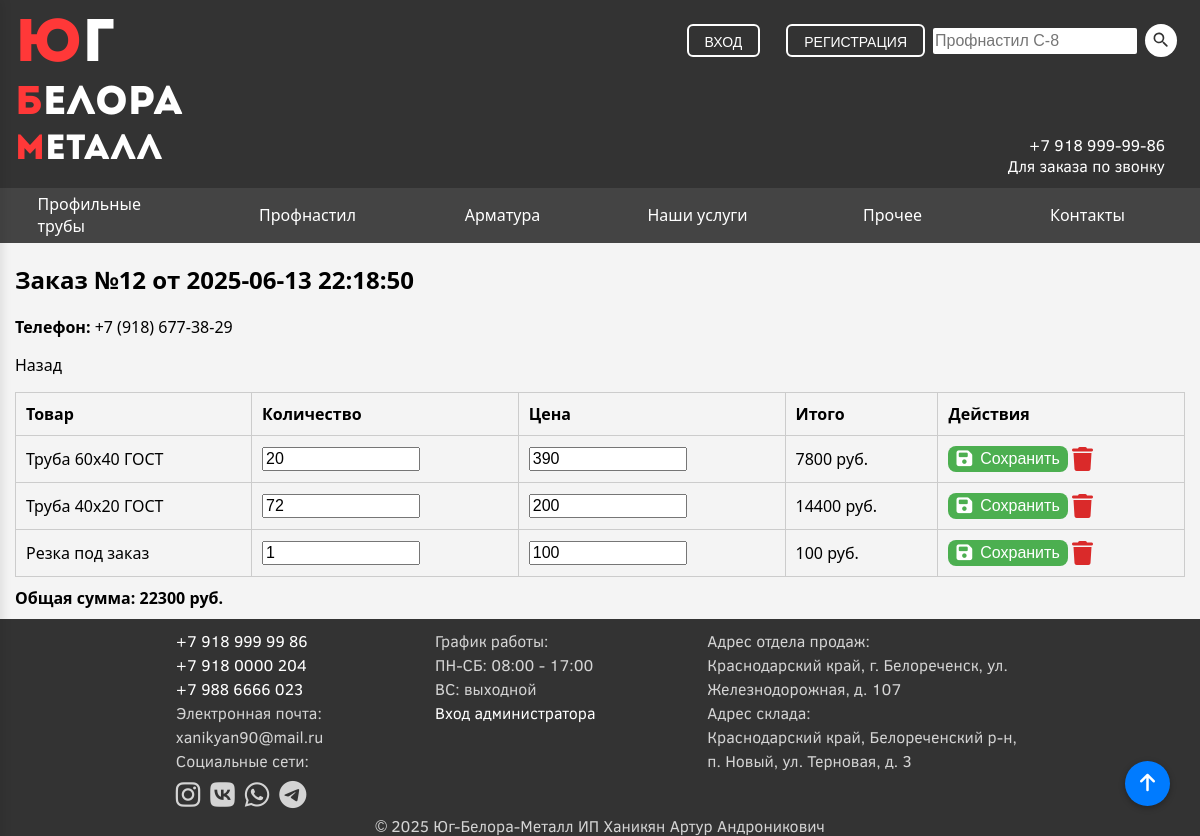
The app's page /order_details.php?order_id=12 (signed in) with its own data.
### tables this page shows
CREATE TABLE `orders` (
  `ID` int(11) NOT NULL,
  `phone` varchar(20) NOT NULL,
  `user_id` int(11) DEFAULT NULL,
  `total` int(11) NOT NULL,
  `created_at` datetime DEFAULT current_timestamp(),
  `status` varchar(50) NOT NULL,
  `remark` varchar(255) NOT NULL,
  `adress` varchar(255) NOT NULL,
  `active` tinyint(1) NOT NULL DEFAULT 1
);

CREATE TABLE `orderitems` (
  `ID` int(11) NOT NULL,
  `order_id` int(11) NOT NULL,
  `product_id` int(11) NOT NULL,
  `quantity` int(11) NOT NULL,
  `price` int(11) NOT NULL
);

CREATE TABLE `products` (
  `ID` int(11) NOT NULL,
  `category_id` int(11) NOT NULL,
  `name` varchar(40) NOT NULL,
  `price` int(11) NOT NULL,
  `amount` int(11) NOT NULL,
  `description` varchar(255) NOT NULL,
  `img` varchar(255) NOT NULL,
  `price_for` varchar(20) NOT NULL
);

### order_details.php (the view, shortened to what this page needs)
<?php
$host = "localhost";
$user = "root";
$password = "";
$dbname = "diplom";
$conn = new mysqli($host, $user, $password, $dbname);
$order_id = intval($_GET['order_id'] ?? 0);
$order = $conn->query("SELECT * FROM orders WHERE ID = {$order_id}")->fetch_assoc();
$sql = "
    SELECT oi.id AS item_id, p.name, oi.product_id, oi.quantity, oi.price
    FROM orderitems as oi
    JOIN products as p ON oi.product_id = p.ID
    WHERE oi.order_id = $order_id
";
$items = $conn->query($sql);
$totalSum = 0;
?>
<!DOCTYPE html>
<html lang="en">
<head>
    <link rel="stylesheet" href="css/style.css">
    <link rel="stylesheet" href="https://cdnjs.cloudflare.com/ajax/libs/font-awesome/6.5.0/css/all.min.css">
</head>
<body>
    <button id="scrollToTopBtn" title="Наверх"><i class="fa-solid fa-arrow-up"></i></button>
    <header id="main-content">
        <div class="content">
                <a href="index.php">
                    <div class="logo">
                        <span class="ug"><span style="color: rgb(255, 56, 56);">Ю</span>г</span>
                        <span class="belora"><span style="color: rgb(255, 56, 56);">Б</span>елора</span>
                        <span class="metall"><span style="color: rgb(255, 56, 56);">М</span>еталл</span>
                    </div>
                </a>
            <div class="main-nav">
                <div class="search-nav">
                    <div class="search-container">
                        <form action="search.php" method="GET">
                            <input type="text" required name="search" placeholder="Профнастил C-8" id="search">
                            <button class="search-btn" type="submit">
                            </button>
                        </form>
                    </div>
                    <div class="auth-buttons" id="auth-buttons">
                        <button onclick="openDialogAuth()" id="auth-btn" class="auth-btn show">Вход</button>
                        <button onclick="openDialogReg()" id="reg-btn" class="reg-btn show">Регистрация</button>
                    </div>
                </div>
                <div class="header-info">
                    <span>+7 918 999-99-86<br>Для заказа по звонку</span>
                </div>
            </div>
        </div>
    </header>
    <nav>
        <div class="content nav-content">
            <a href="proftruba.php"><div class="nav-button">Профильные трубы</div> </a>
            <a href="profnastil.php"><div class="nav-button">Профнастил</div></a>
            <a href="armatura.php"><div class="nav-button">Арматура</div></a>
            <a href="services.php"><div class="nav-button">Наши услуги</div></a>
                <div id="prochee">
                    <a class="nav-button" style="border: 0px; box-shadow: initial;"  href="prochee.php">Прочее</a>
                </div>
            <a href="contacts.php"><div class="nav-button">Контакты</div></a>
        </div>
    </nav>
    <div class="content ">
        <h2>Заказ №<?= $order_id ?> от <?= $order['created_at'] ?></h2>
<p><strong>Телефон:</strong> <?= htmlspecialchars($order['phone']) ?></p>
<p><a href="admin.php">Назад</a></p>
    <div class="responsive-table">
        <table border="1">
            <thead>
                <tr>
                    <th>Товар</th>
                    <th>Количество</th>
                    <th>Цена</th>
                    <th>Итого</th>
                    <th>Действия</th>
                </tr>
            </thead>
            <tbody>
                <?php while ($row = $items->fetch_assoc()): ?>
                    <tr>
                        <form method="post" class="order-details" action="php/update_order_item.php">
                            <td data-label="Название"><?= htmlspecialchars($row['name']) ?></td>
                            <td data-label="Количество">
                                <input style="width: 150px;" type="number" name="quantity" value="<?= $row['quantity'] ?>" min="1">
                            </td>
                            <td data-label="Цена">
                                <input style="width: 150px;" type="number" name="price" value="<?= $row['price'] ?>" step="0.01">
                            </td>
                            <?php
                                $itemTotal = $row['quantity'] * $row['price'];
                                $totalSum += $itemTotal;
                            ?>
                            <td data-label="Сумма товара"><?= $itemTotal ?> руб.</td>
                            <td data-label="Действия">
                                <button type="submit" title="Сохранить" class="save-btn"><i class="fa-solid fa-floppy-disk"></i>Сохранить</button>
                                <a href="php/delete_order_item.php?item_id=<?= $row['item_id'] ?>&order_id=<?= $order_id ?>" onclick="return confirm('Удалить товар?')"><i class="fa-solid fa-trash fa-xl"></i></a>
                            </td>
                        </form>
                    </tr>
                <?php endwhile; ?>
            </tbody>
        </table>
        <tfoot>
            <tr>
                <td colspan="3" style="text-align: right;"><strong>Общая сумма:</strong></td>
                <td colspan="2"><strong><?= $totalSum ?> руб.</strong></td>
            </tr>
        </tfoot>
    </div>
    </div>
    <footer>
        <div class="foot-block">
            <div class="foot">
                <a href="tel:+79189999986"><span class="phone">+7 918 999 99 86</span></a><br>
                <a href="tel:+79180000204"><span class="phone">+7 918 0000 204</span></a><br>
                <a href="tel:+79186666023"><span class="phone">+7 988 6666 023</span></a><br>
                <span>Электронная почта: </span><br>
                <span> xanikyan90@mail.ru</span><br>
                <span>Социальные сети:</span><br>
                <div style="display: flex; flex-wrap: wrap;">
                    <div class="social-links">
                        <a href="https://www.instagram.com/@khanikyan_zhanna" target="_blank" title="Instagram">
                            <i class="fab fa-instagram"></i>
                        </a>
                        <a href="https://vk.com/ВАШ_АККАУНТ" target="_blank" title="VK">
                            <i class="fab fa-vk"></i>
                        </a>
                        <a href="https://wa.me/ВАШ_НОМЕР" target="_blank" title="WhatsApp">
                            <i class="fab fa-whatsapp"></i>
                        </a>
                        <a href="https://t.me/ВАШ_АККАУНТ" target="_blank" title="Telegram">
                            <i class="fab fa-telegram"></i>
                        </a>
                    </div>
                </div>
            </div>
            <div class="foot">
                <span>График работы:</span><br>
                <span>ПН-СБ: 08:00 - 17:00</span><br>
                <span>ВС: выходной</span><br>
                <a href="admin.php">Вход администратора</a>
            </div>
            <div id="desc" class="foot">
                <span>Адрес отдела продаж:</span><br>
                Краснодарский край, г. Белореченск, ул. Железнодорожная, д. 107 <br>
                <span>Адрес склада:</span><br>
                Краснодарский край, Белореченский р-н, п. Новый, ул. Терновая, д. 3
            </div>
        </div>
        <div class="copyright">
            <span>&copy; 2025 Юг-Белора-Металл ИП Ханикян Артур Андроникович</span>
        </div>
    </footer>
</body>
</html>

### css/style.css (style rules this page uses)
input, select, textarea { font-size: 16px; }
body { margin: 0; padding: 0; background-color: #f4f4f4; font-family: 'Clear Sans', sans-serif; }
a { text-decoration: none; color: inherit; transition: all 0.5s; }
header .content { display: grid; grid-template-columns: 170px auto; font-family: inherit; margin-bottom: 0px; }
form .search-btn { border: none; padding: 6px; width: auto; height: auto; transition: 0.5s ease-out; }
.search-container form { display: flex; align-items: center; }
.auth-buttons { display: flex; gap: 10px; align-items: center; }
.auth-buttons .show { padding: 8px 16px; font-size: 14px; text-transform: uppercase; color: white; background-color: #333; border: 2px solid #fff; border-radius: 6px; cursor: pointer; transition: all 0.3s ease; }
.search-nav button { height: 33px; font-size: 16px; color: #333; background-color: #fff; border-radius: 100%; margin: 8px; }
.header-info { padding-right: 2%; padding-left: 2%; justify-content: space-between; display: flex; height: 100%; align-items: end; text-align: end; flex-direction: row-reverse; }
.search-nav input { width: 100px; height: 24px; font-size: 16px; border: none; border-radius: 2px; align-items: center; }
.search-nav { height: 65px; align-items: end; display: flex; flex-direction:row-reverse; }
.main-nav { display: flex; flex-direction: column; color: #fff; }
header a { color: #fff; }
a .logo { width: 170px; height: 160px; display: grid; font-family: 'Intro'; }
.ug { font-size: 60px; }
.belora { font-size: 40px; }
.metall { font-size: 35px; }
header { background-color: #333; color: #fff; padding: 16px 5px 12px 5px; }
header a { width: auto; display:flex; align-items: center; flex-wrap: wrap; box-sizing: border-box; }
#search { width: 200px; }
.fa-trash { cursor: pointer; color: #da2a2a; }
.search-container form { margin: 0px; }
.search-container { display: flex; align-items: center; }
nav a { color: #fff; }
#prochee { transition: all 0.5s; border-bottom: 2px solid #444; position: relative; }
nav { margin-bottom: 0px; background-color: #444; color: #fff; }
.nav-button { flex-wrap: wrap; display: flex; align-content: center; height: 53px; width: 150px; justify-content: center; border-bottom: solid 2px #444; }
nav div a { box-sizing: border-box; }
.nav-content { margin-bottom: 0px !important; transition: all 0.5s; display: flex; justify-content: space-around; }
.save-btn { background-color: #4CAF50; color: white; border: none; padding: 4px 8px; border-radius: 8px; font-size: 16px; cursor: pointer; display: inline-flex; align-items: center; gap: 8px; transition: background-color 0.3s ease; }
.save-btn i { font-size: 18px; }
table { text-align: center; width: 100%; word-break: break-all; }
.content { font-family: 'Segoe UI'; margin-bottom: 10px; max-width: 1170px; margin-right: auto; margin-left: auto; color: black; }
#scrollToTopBtn { position: fixed; bottom: 30px; right: 30px; z-index: 1000; background-color: #007bff; color: white; border: none; border-radius: 50%; width: 45px; height: 45px; font-size: 20px; cursor: pointer; box-shadow: 0 2px 6px rgba(0,0,0,0.3); display: none; transition: opacity 0.3s ease; transition: 0.3s; }
footer { background-color: #333; color: #d4d4d4; bottom: 0; width: 100%; }
.foot { padding: 10px; padding-bottom: 0px; max-width: 33%; line-height: 1.5; }
.copyright { width: 80%; display: flex; justify-content: center; margin-left: auto; margin-right: auto; }
.foot-block { display: flex; flex-direction: row; justify-content: space-around; width: 80%; margin-left: auto; margin-right: auto; }
.foot span { margin-top: 5px; margin-bottom: 5px; }
.social-links { display: flex; gap: 10px; }
#desc { display: block; }
.social-links a { font-size: 28px; color: #d4d4d4; transition: color 0.3s; }
footer a { color: #fff; }

### order_details.php (style rules this page uses)
table { margin-bottom: 10px; }
.responsive-table { overflow-x: auto; max-width: 100%; }
.responsive-table table { border-collapse: collapse; }
.responsive-table th, .responsive-table td { padding: 10px; text-align: left; border: 1px solid #ccc; }

### records on screen
orders: created_at "2025-06-13 22:18:50", phone "+7 (918) 677-38-29"
orderitems: product.name "Труба 60x40 ГОСТ", quantity "20", price "390", itemTotal "7800"
orderitems: product.name "Труба 40x20 ГОСТ", quantity "72", price "200", itemTotal "14400"
orderitems: product.name "Резка под заказ", quantity "1", price "100"

### other values on screen
$order_id "12"
$totalSum "22300"
